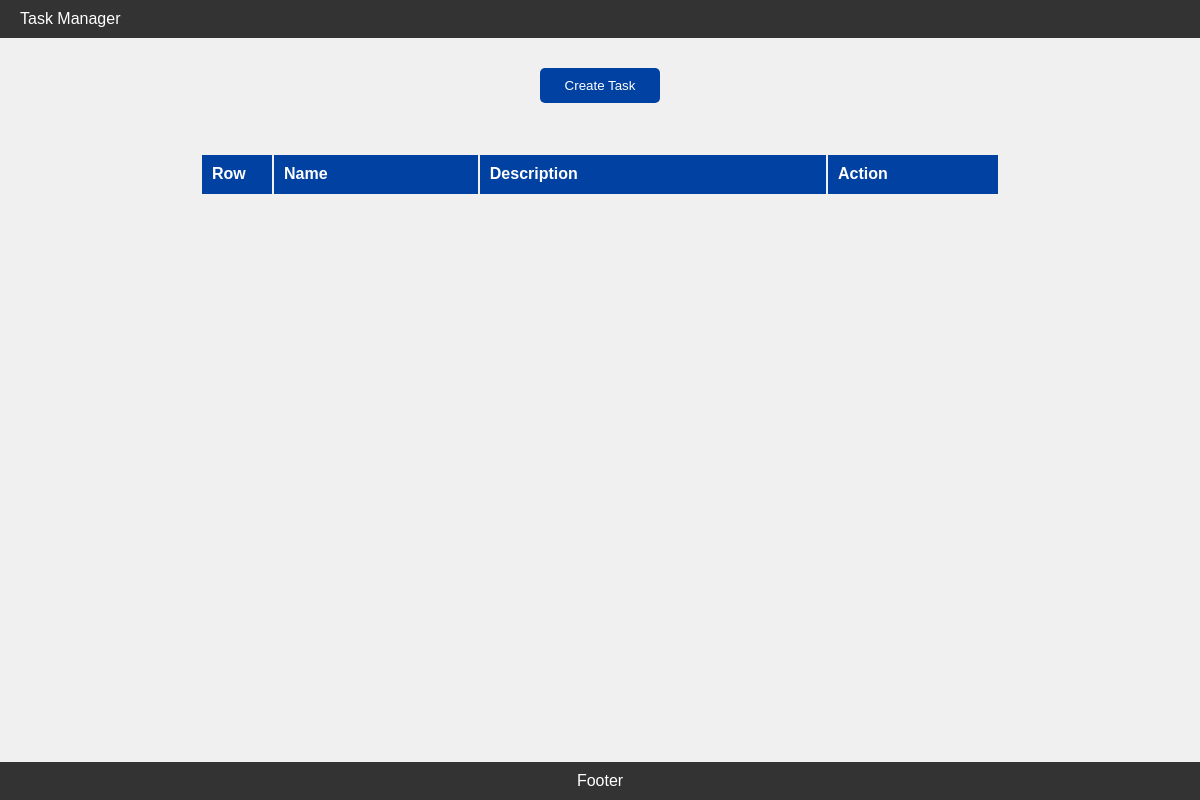
Before: / with the older database file.
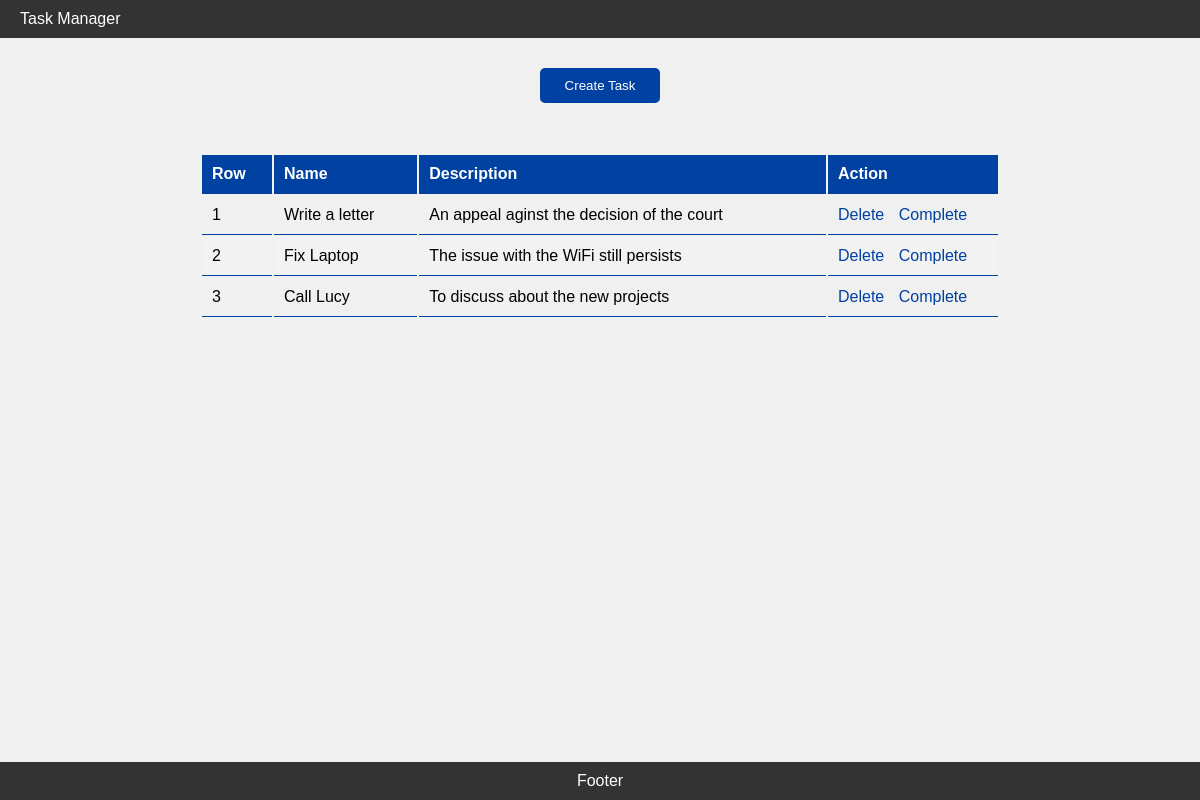
After: the same page with the newer database file.
### tables this page shows
CREATE TABLE tasks (
                task_id INTEGER PRIMARY KEY AUTOINCREMENT,
                task_name TEXT NOT NULL,
                task_description TEXT NOT NULL,
                task_status BOOLEAN DEFAULT 'Pending',
                task_created_date DATE DEFAULT CURRENT_TIMESTAMP,
                task_due_date DATE
                );

### app.py (the view)
@app.route('/')
def task_manager_project():
    data = db_functions.db_get_all_tasks()
    return render_template('task_manager.html', data=data)

### db/db_functions.py (called while the page is built)
def db_get_all_tasks():
    try:
        with sql.connect("db/database.db") as database:
            admin = database.cursor()
            admin.execute("SELECT * FROM tasks")
            data = admin.fetchall()
            refined_data = [{'id': row[0], 'name': row[1], 'description': row[2], 'status': row[3]} for row in data]
            print(refined_data)
            return refined_data
    except Exception as error:
        print(f"Error reading data from database; - db_get_all_tasks: {error}")

### templates/task_manager.html (shortened to what this page needs)
{% extends "index.html" %}
{% block body_content %}
<button id="create-task-btn" type="button" onclick="create_a_new_task">Create Task</button>
<div id="tasks-container">
    <table>
        <thead id="task-table-header">
            <tr id="task-table-header-row">
                <th class="task-data-item column-row">Row</th>
                <th class="task-data-item">Name</th>
                <th class="task-data-item">Description</th>
                <th class="task-data-item column-action">Action</th>
            </tr>
        </thead>
        <tbody id="task-table-body">
            {% set pending_tasks = data | selectattr('status', 'equalto', 'Pending') | list %}
            {% for row in pending_tasks %}
            <tr id="task-table-body-row">
                <td class="task-data-item column-row">{{ loop.index }}</td>
                <td class="task-data-item">{{ row.name }}</td>
                <td class="task-data-item">{{ row.description }}</td>
                <td class="task-data-item column-action">
                    <a href="/task-manager/delete-task?id={{ row.id }}">Delete</a>
                    <a href="/task-manager/complete-task?id={{ row.id }}">Complete</a>
                </td>
            </tr>
            {% endfor %}
        </tbody>
    </table>
</div>
{% endblock %}

### templates/index.html (shortened to what this page needs)
<!DOCTYPE html>
<html lang="en">
<head>
    <link rel="stylesheet" href="/static/css/style.css">
    <link rel="stylesheet" href="/static/css/task_manager.css">
</head>
<header class="section">
    <nav id="navbar-container">
        <ul>
            <li><a href="/">Task Manager</a></li>
        </ul>
    </nav>
</header>
<body class="section">
    <section id="body-container">
        {%block body_content%}
        {%endblock%}
    </section>
</body>
<footer class="section footer">
    <div id="footer-container">
        Footer
    </div>
</footer>
</html>

### static/css/style.css (style rules this page uses)
body { background-color: #f0f0f0; font-family: Arial, sans-serif; margin: 0; padding: 0; box-sizing: border-box; min-height: 100%; }
#navbar-container { background-color: #333; color: white; display: flex; justify-content: space-between; padding: 10px 20px; }
#navbar-container ul { display: flex; list-style-type: none; margin: 0; padding: 0; }
#navbar-container ul li { margin-right: 10px; }
#navbar-container ul li a { color: white; text-decoration: none; }
#body-container { display: flex; flex-direction: column; align-items: center; padding: 20px; }
footer { background-color: #333; color: white; text-align: center; padding: 10px 0; width: 100%; position: fixed; bottom: 0; }

### static/css/task_manager.css (style rules this page uses)
#create-task-btn, #add-task-btn { width: 120px; border-radius: 5px; background-color: #0041a1; color: white; border: none; padding: 10px; margin: 10px; cursor: pointer; transition: background-color 0.3s ease; }
#tasks-container { margin: 20px 0; }
table { width: 100%; min-width: 800px; max-width: 1000px; border-collapse: separate; margin: 20px 0; }
th, td { padding: 10px; text-align: left; border-bottom: 1px solid #ddd; }
th { background-color: #0041a1; color: white; }
tr:nth-child(even) { background-color: #f2f2f2; }
.task-data-item { padding: 10px; border-bottom: 1px solid #0041a1; }
.column-row { width: 50px; }
.column-action { width: 150px; }
a { color: #0041a1; text-decoration: none; margin-right: 10px; transition: color 0.3s ease; }

Changed rows visible on the page:
added tasks: name "Write a letter", description "An appeal aginst the decision of the court"
added tasks: name "Fix Laptop", description "The issue with the WiFi still persists"
added tasks: name "Call Lucy", description "To discuss about the new projects"
